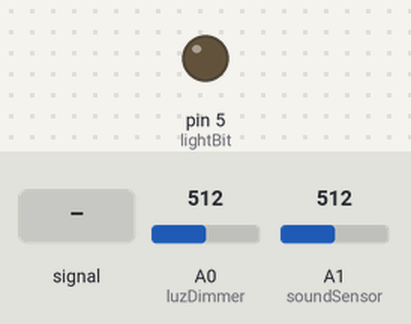
A sketch run on a simulated Arduino Uno, built with avr-gcc and run on an emulated ATmega328P. On the bench: output pins drawn as LEDs (lit = HIGH). The test bench sets the inputs (shaded band); at power-on: A1 (soundSensor) = 512, A0 (luzDimmer) = 512.

Above: at 4.2 s.
4.3 s: A1 (soundSensor) set to 490
At 5.4 s:
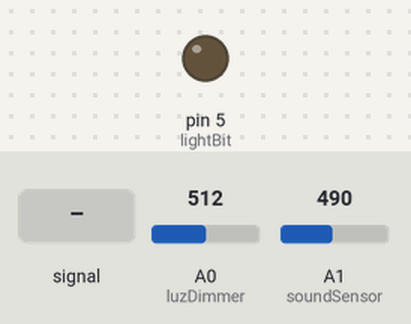
8.5 s: A1 (soundSensor) fed a 200 Hz sine of ±81 counts around its level
At 8.6 s:
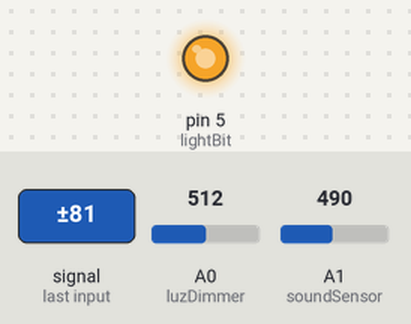
16.6 s: A0 (luzDimmer) set to 490
23.4 s: A1 (soundSensor) set to 306
At 24.2 s:
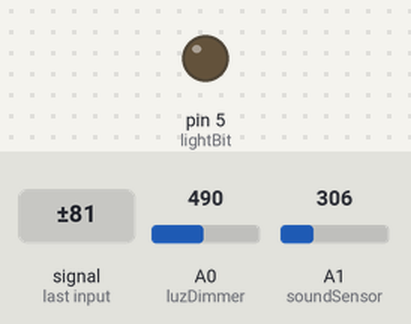
27.6 s: A1 (soundSensor) set to 510
At 27.7 s:
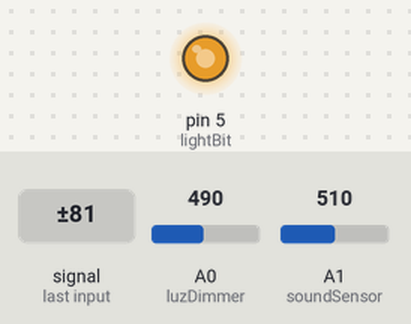
Timing chart, 0 to 35.7 s (numbered marks = the images above; inputs shaded):
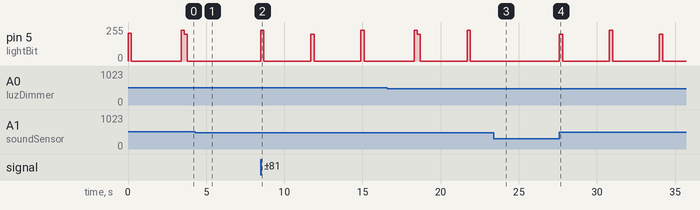

The sketch:

arduino1.ino
```cpp
const int rango = 15;
const int luzDimmer = A0;
const int soundSensor = A1;
const int lightBit = 5;

float valorActualLuzDimmer = 0;
float valorLuzDimmer = 0;
bool soundSensorOn = false;
bool lockSensor = false;


void setup() {
  // put your setup code here, to run once:
  pinMode(lightBit, OUTPUT ) ;
  pinMode(luzDimmer, INPUT ) ;
  pinMode(soundSensor, INPUT ) ;
}

void loop() {

  if (sensorChanged()) cambiarLuzSensor();
  if (cambioLuzDimmer()) cambiarLuzDimmer();
}

bool cambioLuzDimmer()
{
  valorLuzDimmer = analogRead(luzDimmer);
  return (valorActualLuzDimmer > valorLuzDimmer + rango || valorActualLuzDimmer < valorLuzDimmer - rango);
}

void cambiarLuzDimmer()
{
  delay(200);
  if (cambioLuzDimmer()) {
    valorActualLuzDimmer = valorLuzDimmer;
    writeBit(lightBit, calculateDimmerBitOutput());
  }
}

bool sensorChanged()
{
  if (!lockSensor)
  {
    int valorSensor = analogRead(soundSensor);
    if (valorSensor>500) {
      lockSensor = true;
      return true;
    }
  }
  return false;
}

void cambiarLuzSensor()
{
  if (soundSensorOn) writeBit(lightBit, 200);
  else writeBit(lightBit, calculateDimmerBitOutput());
  soundSensorOn = !soundSensorOn;
  delay(3000);
  lockSensor = false;
}

int calculateDimmerBitOutput()
{
  return (valorActualLuzDimmer/1023)*45 + 210;
}

void writeBit(int cloudbit, int value)
{
  analogWrite(cloudbit, value);
  delay(200);
  analogWrite(cloudbit, 0);
}
```

Measured:
- after the input at 4.3 s, pin 5 (lightBit): stays 0/255 (without the input it goes to 232/255 after 2.5 s)
- after the input at 8.5 s, pin 5 (lightBit): 0/255 → 232/255 at once, → 0/255 0.20 s later, → 200/255 3.0 s later, → 0/255 0.20 s later, … (6 changes in this stretch)
- after the input at 23.4 s, pin 5 (lightBit): stays 0/255 (without the input it goes to 231/255 after 1.5 s)
- after the input at 27.6 s, pin 5 (lightBit): 0/255 → 200/255 at once, → 0/255 0.20 s later, → 231/255 3.0 s later, → 0/255 0.20 s later, … (6 changes in this stretch)
